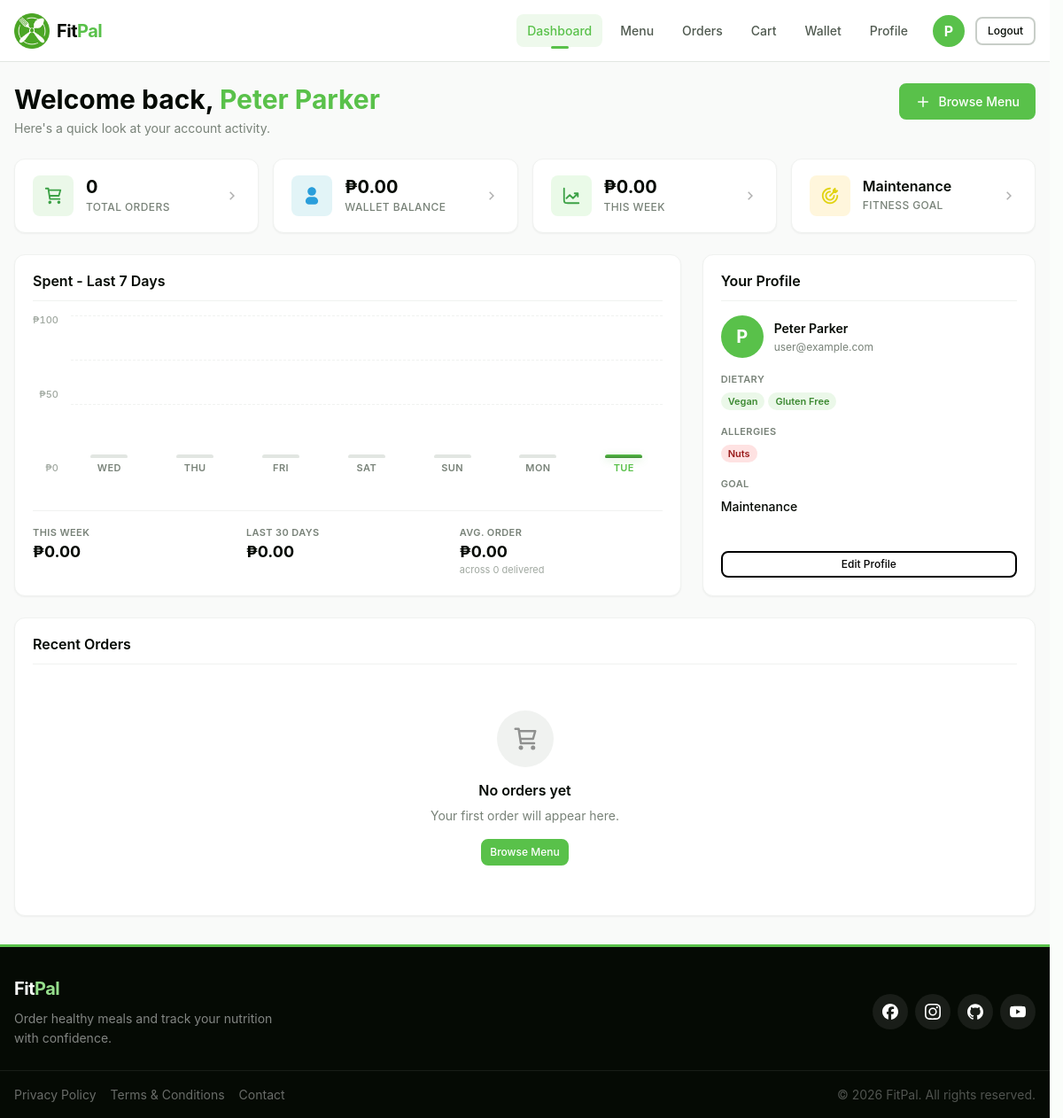
The page /customer/pages/dashboard.php (signed in) on the database its author committed.
### tables this page shows
CREATE TABLE customer_profile (
    customer_profile_id INT AUTO_INCREMENT PRIMARY KEY,
    customer_id INT NOT NULL UNIQUE,
    financial_account_id INT NOT NULL UNIQUE,
    profile_picture VARCHAR(255) NULL,
    dietary_preferences TEXT NULL,
    allergies TEXT NULL,
    fitness_goal VARCHAR(30) NULL CHECK (
        fitness_goal IN (
            'weight_loss',
            'muscle_gain',
            'maintenance'
        )
    ),
    height_cm DECIMAL(5, 2) NULL CHECK (
        height_cm IS NULL
        OR height_cm > 0
    ),
    weight_kg DECIMAL(5, 2) NULL CHECK (
        weight_kg IS NULL
        OR weight_kg > 0
    ),
    FOREIGN KEY (customer_id) REFERENCES customer (customer_id) ON DELETE CASCADE,
    FOREIGN KEY (financial_account_id) REFERENCES financial_account (financial_account_id) ON DELETE CASCADE,
    INDEX idx_customer_id (customer_id),
    INDEX idx_financial_account_id (financial_account_id)
) COMMENT = 'Customer profile with dietary and health information';

CREATE TABLE customer (
    customer_id INT AUTO_INCREMENT PRIMARY KEY,
    first_name VARCHAR(50) NOT NULL,
    middle_name VARCHAR(50) NULL,
    last_name VARCHAR(50) NOT NULL,
    birthdate DATE NULL,
    gender VARCHAR(10) NULL CHECK (
        gender IN ('Male', 'Female', 'Other')
    ),
    email VARCHAR(100) NOT NULL UNIQUE,
    contact_number VARCHAR(15) NULL,
    username VARCHAR(30) NULL UNIQUE,
    password VARCHAR(255) NOT NULL,
    date_created TIMESTAMP DEFAULT CURRENT_TIMESTAMP,
    is_active TINYINT(1) DEFAULT 1,
    INDEX idx_email (email),
    INDEX idx_username (username),
    INDEX idx_contact_number (contact_number)
) COMMENT = 'Customer account information';

### customer/pages/dashboard.php (the view, shortened to what the rows shown need)
<?php
require_once __DIR__ . '/../includes/header.php';
require_once __DIR__ . '/../backend/database/dashboard-queries.php';
$customerId = (int)$_SESSION['customer_id'];
$userName = $_SESSION['customer_name'] ?? 'Customer';
$profile      = [];
try {
    $profile      = getDashboardProfileSnapshot($database_connection, $customerId);
} catch (PDOException $e) {
    error_log('Dashboard query error: ' . $e->getMessage());
}
function parseCsvTags(?string $raw): array
{
    return array_values(array_filter(
        array_map('trim', explode(',', $raw)),
        static fn($v) => $v !== '' && strtolower($v) !== 'none'
    ));
}
$dietaryTags = parseCsvTags($profile['dietary_preferences'] ?? null);
$allergyTags = parseCsvTags($profile['allergies'] ?? null);
$fitnessGoal = (string)($profile['fitness_goal'] ?? '');
$fullName    = trim(($profile['first_name'] ?? '') . ' ' . ($profile['last_name'] ?? ''));
$fitnessGoalLabel = match ($fitnessGoal) {
    'weight_loss' => 'Weight Loss',
    'muscle_gain' => 'Muscle Gain',
    'maintenance' => 'Maintenance',
    default       => 'Not set',
};
?>
<div class="content dashboard-page">
    <div class="container">
        <header class="dashboard-header">
            <div class="dashboard-greeting">
                <h1 class="heading-2">
                    Welcome back, <span><?php echo htmlspecialchars($userName, ENT_QUOTES, 'UTF-8'); ?></span>
                </h1>
            </div>
        </header>
        <section class="stats-grid" aria-label="Account summary">
            <a href="profile.php" class="stat-card">
                <div class="stat-info">
                    <p class="stat-number stat-number-text">
                        <?php echo htmlspecialchars($fitnessGoalLabel, ENT_QUOTES, 'UTF-8'); ?>
                    </p>
                    <p class="stat-label">Fitness Goal</p>
                </div>
            </a>
        </section>
        <div class="dashboard-row dashboard-row-primary">
            <section class="dashboard-card analytics-card" id="analytics" aria-labelledby="analytics-title">
                <div class="card-header">
                    <h2 class="heading-5" id="analytics-title">Spent - Last 7 Days</h2>
                </div>
            </section>
            <aside class="dashboard-card profile-snapshot-card" aria-labelledby="profile-snapshot-title">
                <div class="card-header">
                    <h2 class="heading-5" id="profile-snapshot-title">Your Profile</h2>
                </div>
                <div class="profile-snapshot">
                    <div class="snapshot-avatar-row">
                        <div class="snapshot-avatar" aria-hidden="true">
                            <?php echo htmlspecialchars(strtoupper(substr($fullName ?: 'U', 0, 1)), ENT_QUOTES, 'UTF-8'); ?>
                        </div>
                        <div class="snapshot-name-block">
                            <p class="snapshot-name">
                                <?php echo htmlspecialchars($fullName ?: 'Customer', ENT_QUOTES, 'UTF-8'); ?></p>
                            <p class="snapshot-email">
                                <?php echo htmlspecialchars($profile['email'] ?? '—', ENT_QUOTES, 'UTF-8'); ?></p>
                        </div>
                    </div>
                    <?php if (!empty($dietaryTags)): ?>
                    <div class="snapshot-section">
                        <div class="snapshot-tags">
                            <?php foreach ($dietaryTags as $tag): ?>
                            <span class="tag tag-diet">
                                <?php echo htmlspecialchars(ucwords(str_replace('_', ' ', $tag)), ENT_QUOTES, 'UTF-8'); ?>
                            </span>
                            <?php endforeach; ?>
                        </div>
                    </div>
                    <?php endif; ?>
                    <?php if (!empty($allergyTags)): ?>
                    <div class="snapshot-section">
                        <div class="snapshot-tags">
                            <?php foreach ($allergyTags as $tag): ?>
                            <span class="tag tag-allergen">
                                <?php echo htmlspecialchars(ucwords(str_replace('_', ' ', $tag)), ENT_QUOTES, 'UTF-8'); ?>
                            </span>
                            <?php endforeach; ?>
                        </div>
                    </div>
                    <?php endif; ?>
                    <div class="snapshot-section">
                        <span class="snapshot-label">Goal</span>
                        <span
                            class="snapshot-value"><?php echo htmlspecialchars($fitnessGoalLabel, ENT_QUOTES, 'UTF-8'); ?></span>
                    </div>
                </div>
            </aside>
        </div>
        <section class="dashboard-card orders-card" aria-labelledby="recent-orders-title">
            <div class="card-header">
                <h2 class="heading-5" id="recent-orders-title">Recent Orders</h2>
            </div>
        </section>
    </div>
</div>
<?php require_once __DIR__ . '/../../shared/includes/footer.php'; ?>

### rows shown on the page
customer_profile: fitness_goal "Maintenance", customer.last_name "P", customer.last_name "Peter Parker", customer.email "user@example.com", dietary_preferences "Vegan", dietary_preferences "Gluten Free", allergies "Nuts"

### other values the page prints
$userInitial "P"
$userName "Peter Parker"
$counts['total_orders'] "0"
formatCurrency($counts['wallet_balance']) "₱0.00"
formatCurrency($spend['weekly_spend']) "₱0.00"
$grid "100"
$grid "50"
$grid "0"
$day['short'] "WED"
$day['short'] "THU"
$day['short'] "FRI"
$day['short'] "SAT"
$day['short'] "SUN"
$day['short'] "MON"
$day['short'] "TUE"
